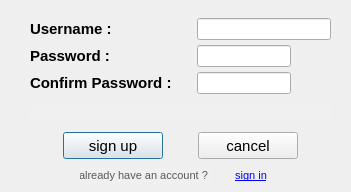
<?xml version="1.0" encoding="UTF-8"?>
<ui version="4.0">
 <class>sign_up</class>
 <widget class="QDialog" name="sign_up">
  <property name="geometry">
   <rect>
    <x>0</x>
    <y>0</y>
    <width>351</width>
    <height>192</height>
   </rect>
  </property>
  <property name="windowTitle">
   <string>Dialog</string>
  </property>
  <widget class="QWidget" name="layoutWidget">
   <property name="geometry">
    <rect>
     <x>30</x>
     <y>10</y>
     <width>301</width>
     <height>158</height>
    </rect>
   </property>
   <layout class="QVBoxLayout" name="main_verticalLayout">
    <property name="spacing">
     <number>3</number>
    </property>
    <item>
     <layout class="QGridLayout" name="sub_gridLayout">
      <property name="horizontalSpacing">
       <number>0</number>
      </property>
      <property name="verticalSpacing">
       <number>5</number>
      </property>
      <item row="0" column="1">
       <spacer name="horizontalSpacer_2">
        <property name="orientation">
         <enum>Qt::Horizontal</enum>
        </property>
        <property name="sizeHint" stdset="0">
         <size>
          <width>40</width>
          <height>20</height>
         </size>
        </property>
       </spacer>
      </item>
      <item row="1" column="3">
       <widget class="QPushButton" name="Button_hid_sho">
        <property name="text">
         <string/>
        </property>
        <property name="icon">
         <iconset resource="icons/recoutces.qrc">
          <normaloff>:/icons/closed_eye.png</normaloff>
          <normalon>:/icons/open_eye.png</normalon>:/icons/closed_eye.png</iconset>
        </property>
        <property name="checkable">
         <bool>true</bool>
        </property>
        <property name="flat">
         <bool>true</bool>
        </property>
       </widget>
      </item>
      <item row="1" column="0">
       <widget class="QLabel" name="label_pass">
        <property name="font">
         <font>
          <pointsize>11</pointsize>
          <bold>true</bold>
         </font>
        </property>
        <property name="text">
         <string>Password :</string>
        </property>
       </widget>
      </item>
      <item row="1" column="1">
       <spacer name="horizontalSpacer_3">
        <property name="orientation">
         <enum>Qt::Horizontal</enum>
        </property>
        <property name="sizeHint" stdset="0">
         <size>
          <width>40</width>
          <height>20</height>
         </size>
        </property>
       </spacer>
      </item>
      <item row="1" column="2">
       <widget class="QLineEdit" name="lineEdit_pass">
        <property name="echoMode">
         <enum>QLineEdit::Password</enum>
        </property>
       </widget>
      </item>
      <item row="0" column="0">
       <widget class="QLabel" name="label_user">
        <property name="font">
         <font>
          <pointsize>11</pointsize>
          <bold>true</bold>
         </font>
        </property>
        <property name="text">
         <string>Username :</string>
        </property>
       </widget>
      </item>
      <item row="0" column="2" colspan="2">
       <widget class="QLineEdit" name="lineEdit_user"/>
      </item>
      <item row="2" column="0">
       <widget class="QLabel" name="label_confirm">
        <property name="font">
         <font>
          <pointsize>11</pointsize>
          <bold>true</bold>
         </font>
        </property>
        <property name="text">
         <string>Confirm Password :</string>
        </property>
       </widget>
      </item>
      <item row="2" column="1">
       <spacer name="horizontalSpacer_6">
        <property name="orientation">
         <enum>Qt::Horizontal</enum>
        </property>
        <property name="sizeHint" stdset="0">
         <size>
          <width>40</width>
          <height>20</height>
         </size>
        </property>
       </spacer>
      </item>
      <item row="2" column="2">
       <widget class="QLineEdit" name="lineEdit_confirm">
        <property name="echoMode">
         <enum>QLineEdit::Password</enum>
        </property>
       </widget>
      </item>
      <item row="2" column="3">
       <widget class="QPushButton" name="Button_toggel_confirm">
        <property name="text">
         <string/>
        </property>
        <property name="icon">
         <iconset resource="icons/recoutces.qrc">
          <normaloff>:/icons/closed_eye.png</normaloff>
          <normalon>:/icons/open_eye.png</normalon>:/icons/closed_eye.png</iconset>
        </property>
        <property name="checkable">
         <bool>true</bool>
        </property>
        <property name="flat">
         <bool>true</bool>
        </property>
       </widget>
      </item>
     </layout>
    </item>
    <item>
     <widget class="QLineEdit" name="lineEdit_error_message">
      <property name="font">
       <font>
        <pointsize>8</pointsize>
       </font>
      </property>
      <property name="styleSheet">
       <string notr="true">background-color: rgb(240, 240, 240);
color: rgb(255, 0, 0);</string>
      </property>
      <property name="text">
       <string/>
      </property>
      <property name="frame">
       <bool>false</bool>
      </property>
      <property name="alignment">
       <set>Qt::AlignLeading|Qt::AlignLeft|Qt::AlignTop</set>
      </property>
      <property name="readOnly">
       <bool>true</bool>
      </property>
      <property name="cursorMoveStyle">
       <enum>Qt::LogicalMoveStyle</enum>
      </property>
      <property name="clearButtonEnabled">
       <bool>false</bool>
      </property>
     </widget>
    </item>
    <item>
     <layout class="QHBoxLayout" name="sub_horizontalLayout">
      <item>
       <spacer name="horizontalSpacer_4">
        <property name="orientation">
         <enum>Qt::Horizontal</enum>
        </property>
        <property name="sizeHint" stdset="0">
         <size>
          <width>40</width>
          <height>20</height>
         </size>
        </property>
       </spacer>
      </item>
      <item>
       <widget class="QPushButton" name="pushButton_sign_up">
        <property name="minimumSize">
         <size>
          <width>100</width>
          <height>27</height>
         </size>
        </property>
        <property name="maximumSize">
         <size>
          <width>100</width>
          <height>27</height>
         </size>
        </property>
        <property name="font">
         <font>
          <pointsize>11</pointsize>
         </font>
        </property>
        <property name="text">
         <string>sign up</string>
        </property>
        <property name="default">
         <bool>true</bool>
        </property>
       </widget>
      </item>
      <item>
       <spacer name="horizontalSpacer">
        <property name="orientation">
         <enum>Qt::Horizontal</enum>
        </property>
        <property name="sizeHint" stdset="0">
         <size>
          <width>40</width>
          <height>20</height>
         </size>
        </property>
       </spacer>
      </item>
      <item>
       <widget class="QPushButton" name="pushButton_cancel">
        <property name="minimumSize">
         <size>
          <width>100</width>
          <height>27</height>
         </size>
        </property>
        <property name="maximumSize">
         <size>
          <width>100</width>
          <height>27</height>
         </size>
        </property>
        <property name="font">
         <font>
          <pointsize>11</pointsize>
         </font>
        </property>
        <property name="text">
         <string>cancel</string>
        </property>
       </widget>
      </item>
      <item>
       <spacer name="horizontalSpacer_5">
        <property name="orientation">
         <enum>Qt::Horizontal</enum>
        </property>
        <property name="sizeHint" stdset="0">
         <size>
          <width>40</width>
          <height>20</height>
         </size>
        </property>
       </spacer>
      </item>
     </layout>
    </item>
   </layout>
  </widget>
  <widget class="QWidget" name="layoutWidget">
   <property name="geometry">
    <rect>
     <x>80</x>
     <y>160</y>
     <width>211</width>
     <height>31</height>
    </rect>
   </property>
   <layout class="QGridLayout" name="main_gridLayout">
    <property name="sizeConstraint">
     <enum>QLayout::SetNoConstraint</enum>
    </property>
    <property name="spacing">
     <number>0</number>
    </property>
    <item row="0" column="0">
     <widget class="QLineEdit" name="lineEdit">
      <property name="font">
       <font>
        <pointsize>8</pointsize>
       </font>
      </property>
      <property name="autoFillBackground">
       <bool>false</bool>
      </property>
      <property name="styleSheet">
       <string notr="true">background-color: rgb(240, 240, 240);
color: rgb(90, 90, 90);</string>
      </property>
      <property name="text">
       <string>already have an account ?</string>
      </property>
      <property name="frame">
       <bool>false</bool>
      </property>
      <property name="readOnly">
       <bool>true</bool>
      </property>
     </widget>
    </item>
    <item row="0" column="1">
     <widget class="QPushButton" name="toggel_access_pushButton">
      <property name="enabled">
       <bool>true</bool>
      </property>
      <property name="maximumSize">
       <size>
        <width>16562</width>
        <height>16777215</height>
       </size>
      </property>
      <property name="font">
       <font>
        <pointsize>8</pointsize>
        <underline>true</underline>
       </font>
      </property>
      <property name="styleSheet">
       <string notr="true">

color: rgb(0, 0, 255);</string>
      </property>
      <property name="text">
       <string>sign in</string>
      </property>
      <property name="flat">
       <bool>true</bool>
      </property>
     </widget>
    </item>
   </layout>
  </widget>
 </widget>
 <resources>
  <include location="icons/recoutces.qrc"/>
  <include location="icons/recoutces.qrc"/>
 </resources>
 <connections/>
</ui>
